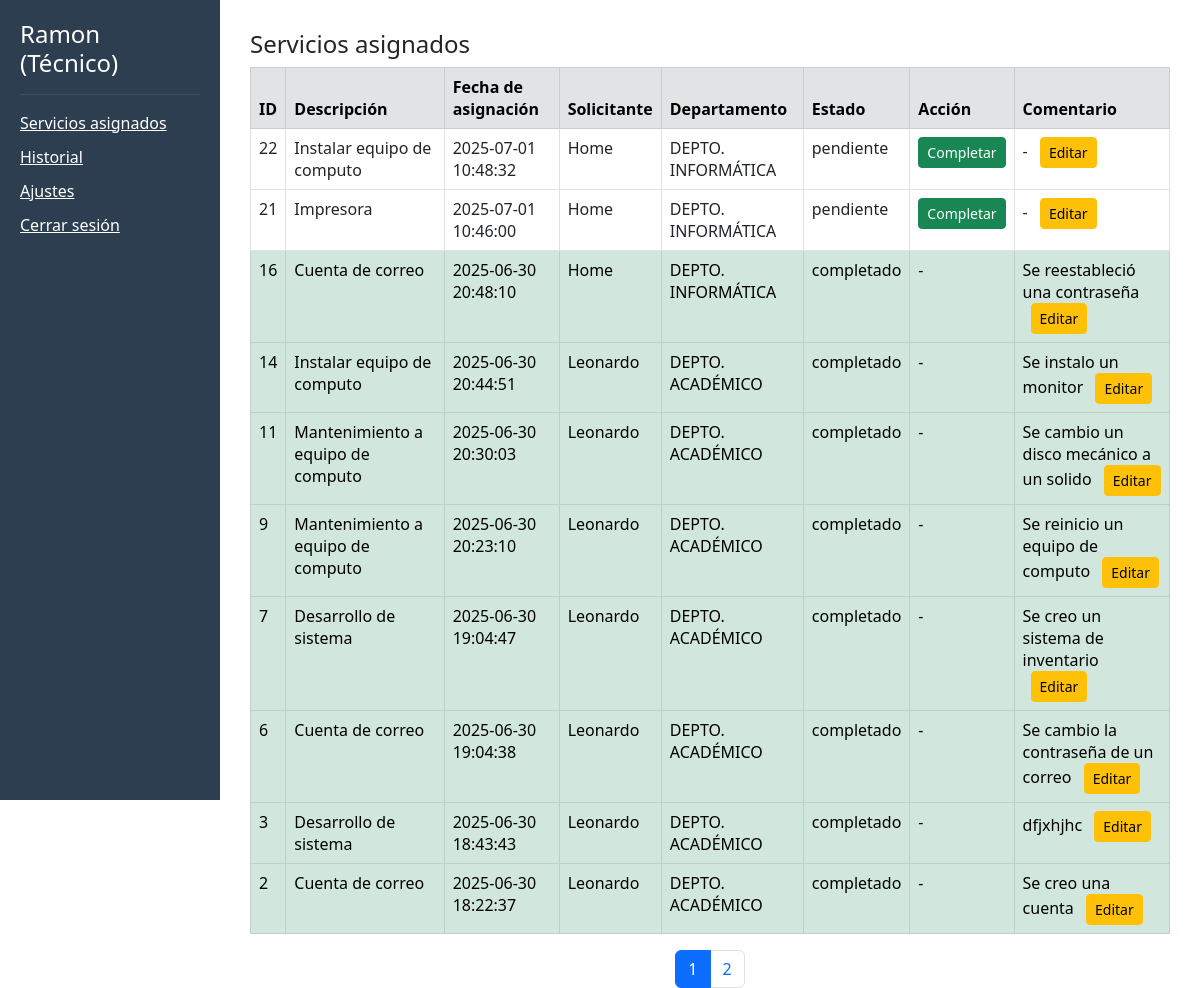
/perfil_tecnico.php (signed in), run on the app's committed database.
### tables this page shows
CREATE TABLE `servicios` (
  `id_servicio` int(11) NOT NULL,
  `id_usuario` int(11) NOT NULL,
  `id_tipo_servicio` int(11) NOT NULL,
  `fecha_solicitud` datetime DEFAULT current_timestamp(),
  `estado` enum('pendiente','en proceso','completado') DEFAULT 'pendiente',
  `id_tecnico` int(11) DEFAULT NULL,
  `comentario` text DEFAULT NULL
);

CREATE TABLE `tiposervicio` (
  `id_tipo_servicio` int(11) NOT NULL,
  `nombre_servicio` varchar(100) NOT NULL
);

CREATE TABLE `usuarios` (
  `id_usuario` int(11) NOT NULL,
  `usuario` varchar(50) NOT NULL,
  `contrasena` varchar(255) NOT NULL,
  `idpersonal` int(11) DEFAULT NULL,
  `IDDEPTO` int(11) DEFAULT NULL,
  `rol` enum('usuario','técnico','admin') NOT NULL
);

CREATE TABLE `departamentos` (
  `IDDEPTO` int(11) NOT NULL,
  `DESCRIPCION` varchar(100) NOT NULL
);

### perfil_tecnico.php (the view, shortened to what this page needs)
<?php
include 'conexion.php';
include 'sidebar_tecnico.php';
$pagina = isset($_GET['pagina']) ? (int)$_GET['pagina'] : 1;
$por_pagina = 10;
$inicio = ($pagina - 1) * $por_pagina;
$id_tecnico = $_SESSION['id_usuario'];
$sql = "SELECT s.*, u.usuario AS solicitante, d.DESCRIPCION AS departamento, ts.nombre_servicio
        FROM servicios s
        INNER JOIN usuarios u ON s.id_usuario = u.id_usuario
        INNER JOIN departamentos d ON u.IDDEPTO = d.IDDEPTO
        INNER JOIN tiposervicio ts ON s.id_tipo_servicio = ts.id_tipo_servicio
        WHERE s.id_tecnico = ?
        ORDER BY s.fecha_solicitud DESC
        LIMIT ?, ?";
$stmt = $conn->prepare($sql);
$stmt->bind_param("iii", $id_tecnico, $inicio, $por_pagina);
$stmt->execute();
$result = $stmt->get_result();
$total_sql = "SELECT COUNT(*) AS total FROM servicios WHERE id_tecnico = ?";
$total_stmt = $conn->prepare($total_sql);
$total_stmt->bind_param("i", $id_tecnico);
$total_stmt->execute();
$total_result = $total_stmt->get_result()->fetch_assoc();
$total_paginas = ceil($total_result['total'] / $por_pagina);
?>
<!DOCTYPE html>
<html lang="es">
<head>
    <link href="https://cdn.jsdelivr.net/npm/bootstrap@5.3.0/dist/css/bootstrap.min.css" rel="stylesheet">
</head>
<body>
<div class="content">
    <h4>Servicios asignados</h4>
    <table class="table table-bordered">
        <thead class="table-secondary">
            <tr>
                <th>ID</th>
                <th>Descripción</th>
                <th>Fecha de asignación</th>
                <th>Solicitante</th>
                <th>Departamento</th>
                <th>Estado</th>
                <th>Acción</th>
                <th>Comentario</th>
            </tr>
        </thead>
        <tbody>
            <?php while ($row = $result->fetch_assoc()): ?>
                <tr class="<?= $row['estado'] === 'completado' ? 'table-success' : '' ?>">
                    <td><?= $row['id_servicio'] ?></td>
                    <td><?= htmlspecialchars($row['nombre_servicio']) ?></td>
                    <td><?= $row['fecha_solicitud'] ?></td>
                    <td><?= htmlspecialchars($row['solicitante']) ?></td>
                    <td><?= htmlspecialchars($row['departamento']) ?></td>
                    <td><?= $row['estado'] ?></td>
                    <td>
                        <?php if ($row['estado'] === 'pendiente'): ?>
                            <button class="btn btn-success btn-sm"
                                onclick="mostrarModal(
                                    <?= $row['id_servicio'] ?>,
                                    '<?= htmlspecialchars($row['solicitante'], ENT_QUOTES) ?>',
                                    '<?= htmlspecialchars($row['nombre_servicio'], ENT_QUOTES) ?>',
                                    '<?= htmlspecialchars($row['departamento'], ENT_QUOTES) ?>',
                                    '<?= $row['fecha_solicitud'] ?>',
                                    '<?= htmlspecialchars($_SESSION['usuario'], ENT_QUOTES) ?>'
                                )">
                                Completar
                            </button>
                        <?php else: ?>
                            -
                        <?php endif; ?>
                    </td>
                    <td>
                        <?= isset($row['comentario']) && $row['comentario'] !== '' ? nl2br(htmlspecialchars($row['comentario'], ENT_QUOTES)) : '-' ?>
                        <?php
                            $id_servicio = $row['id_servicio'];
                            $comentario = json_encode($row['comentario'] ?? "", JSON_HEX_TAG | JSON_HEX_APOS | JSON_HEX_AMP | JSON_HEX_QUOT);
                        ?>
                        <button class="btn btn-warning btn-sm ms-2"
                            onclick='abrirModalEditar(<?= $id_servicio ?>, <?= $comentario ?>)'>
                            Editar
                        </button>
                    </td>
                </tr>
            <?php endwhile; ?>
        </tbody>
    </table>
    <nav>
        <ul class="pagination justify-content-center">
            <?php for ($i = 1; $i <= $total_paginas; $i++): ?>
                <li class="page-item <?= ($i === $pagina) ? 'active' : '' ?>">
                    <a class="page-link" href="?pagina=<?= $i ?>"><?= $i ?></a>
                </li>
            <?php endfor; ?>
        </ul>
    </nav>
</div>
</body>
</html>

### perfil_tecnico.php (style rules this page uses)
body { margin: 0; display: flex; }
.content { margin-left: 220px; padding: 30px; width: calc(100% - 220px); }

### data on the page
servicios: id_servicio "22", id_tipo_servicio.nombre_servicio "Instalar equipo de computo", fecha_solicitud "2025-07-01 10:48:32", id_usuario.usuario "Home", departamentos.DESCRIPCION "DEPTO. INFORMÁTICA", estado "pendiente"
servicios: id_servicio "21", id_tipo_servicio.nombre_servicio "Impresora", fecha_solicitud "2025-07-01 10:46:00", id_usuario.usuario "Home", departamentos.DESCRIPCION "DEPTO. INFORMÁTICA", estado "pendiente"
servicios: id_servicio "16", id_tipo_servicio.nombre_servicio "Cuenta de correo", fecha_solicitud "2025-06-30 20:48:10", id_usuario.usuario "Home", departamentos.DESCRIPCION "DEPTO. INFORMÁTICA", estado "completado", comentario "Se reestableció una contraseña"
servicios: id_servicio "14", id_tipo_servicio.nombre_servicio "Instalar equipo de computo", fecha_solicitud "2025-06-30 20:44:51", id_usuario.usuario "Leonardo", departamentos.DESCRIPCION "DEPTO. ACADÉMICO", estado "completado", comentario "Se instalo un monitor"
servicios: id_servicio "11", id_tipo_servicio.nombre_servicio "Mantenimiento a equipo de computo", fecha_solicitud "2025-06-30 20:30:03", id_usuario.usuario "Leonardo", departamentos.DESCRIPCION "DEPTO. ACADÉMICO", estado "completado", comentario "Se cambio un disco mecánico a un solido"
servicios: id_servicio "9", id_tipo_servicio.nombre_servicio "Mantenimiento a equipo de computo", fecha_solicitud "2025-06-30 20:23:10", id_usuario.usuario "Leonardo", departamentos.DESCRIPCION "DEPTO. ACADÉMICO", estado "completado", comentario "Se reinicio un equipo de computo"
servicios: id_servicio "7", id_tipo_servicio.nombre_servicio "Desarrollo de sistema", fecha_solicitud "2025-06-30 19:04:47", id_usuario.usuario "Leonardo", departamentos.DESCRIPCION "DEPTO. ACADÉMICO", estado "completado", comentario "Se creo un sistema de inventario"
servicios: id_servicio "6", id_tipo_servicio.nombre_servicio "Cuenta de correo", fecha_solicitud "2025-06-30 19:04:38", id_usuario.usuario "Leonardo", departamentos.DESCRIPCION "DEPTO. ACADÉMICO", estado "completado", comentario "Se cambio la contraseña de un correo"
servicios: id_servicio "3", id_tipo_servicio.nombre_servicio "Desarrollo de sistema", fecha_solicitud "2025-06-30 18:43:43", id_usuario.usuario "Leonardo", departamentos.DESCRIPCION "DEPTO. ACADÉMICO", estado "completado", comentario "dfjxhjhc"
servicios: id_servicio "2", id_tipo_servicio.nombre_servicio "Cuenta de correo", fecha_solicitud "2025-06-30 18:22:37", id_usuario.usuario "Leonardo", departamentos.DESCRIPCION "DEPTO. ACADÉMICO", estado "completado", comentario "Se creo una cuenta"

### other printed values
$_SESSION['nombre_usuario'] "Ramon"
$_SESSION['rol'] "Técnico"
